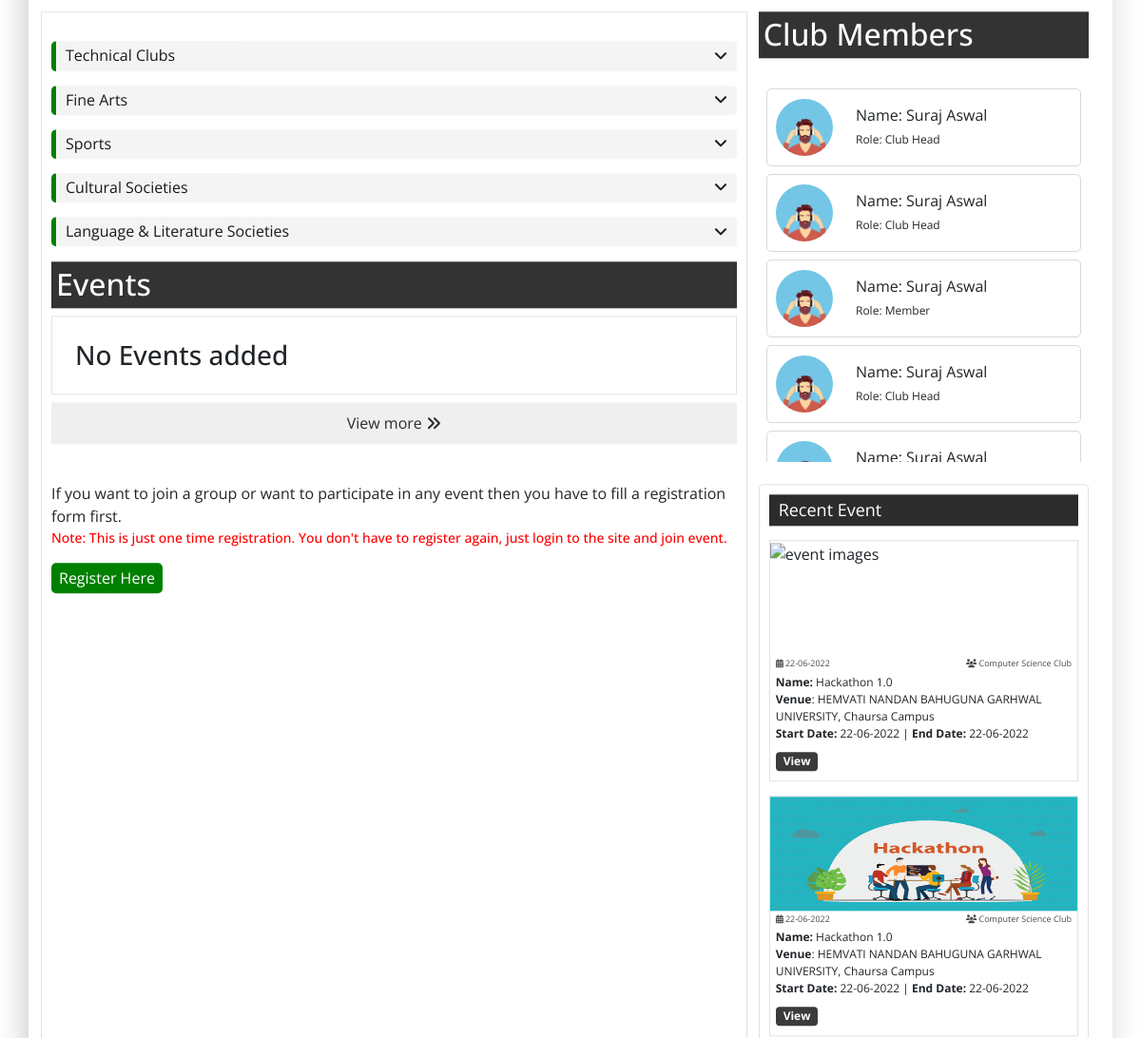
Page /soet.php (middle part) on the earlier database version.
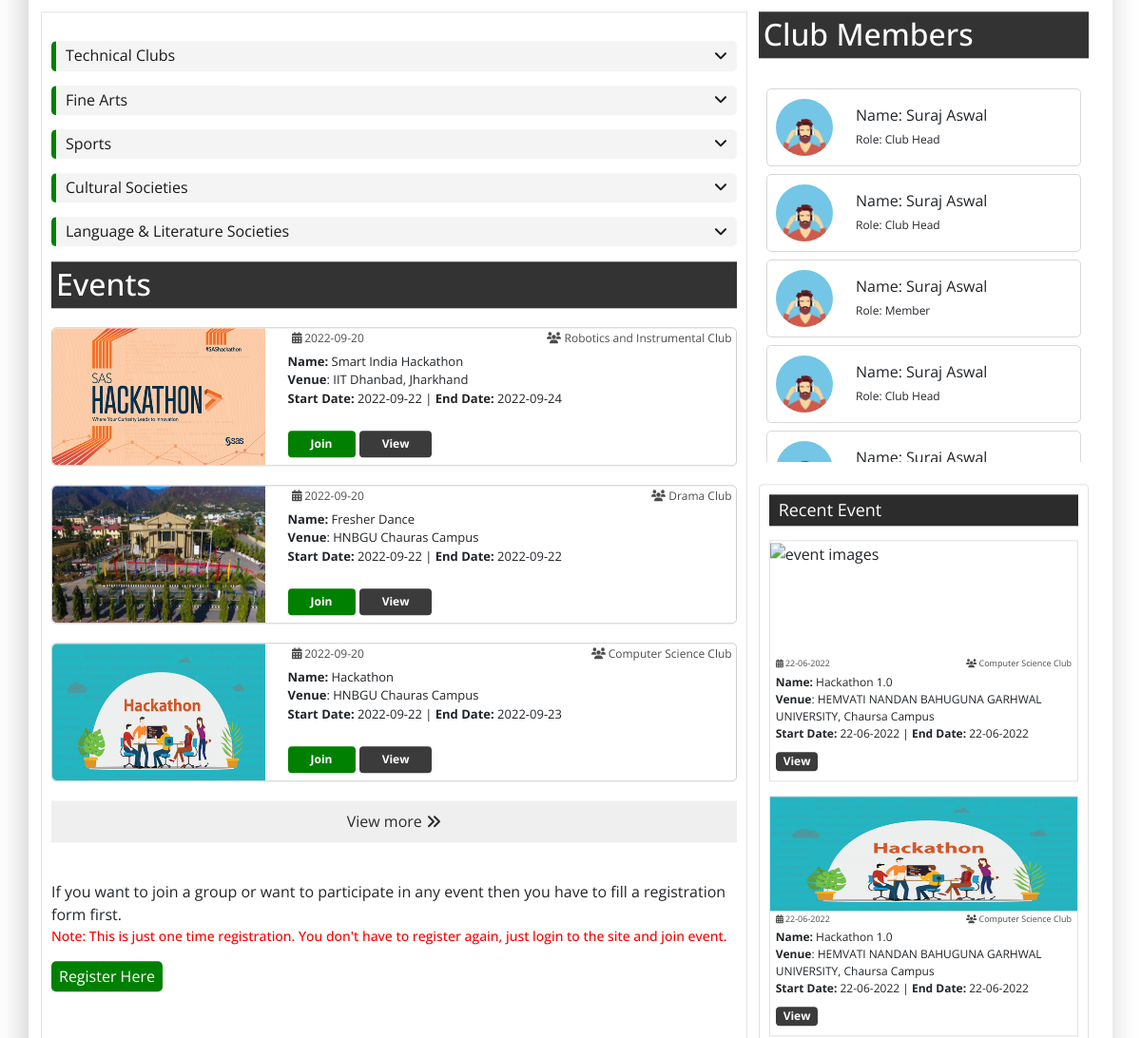
Same page on the later database version.
### events-component.php (the view, shortened to what this page needs)
<div class="col-md-12">
              <div class="event-container">
                <h2 class="pr-center-2"><span>Events</span>
                </h2>
                <?php
                  $event_view = 'SELECT * FROM `event-list`';
                  $event_output = mysqli_query($conn,$event_view);
                  if(mysqli_num_rows($event_output)){
                    while($data=mysqli_fetch_assoc($event_output)){
                ?>
                <div class="event-box">
                  <div class="row">
                    <div class="col-md-4">
                      <div class="event-img">
                        <img
                          src="upload-image/<?php echo $data['event_image'] ?>"
                          alt="event images"
                        />
                      </div>
                    </div>
                    <div class="col-md-8">
                      <div class="event-meta">
                        <span
                          ><i class="fas fa-calendar-alt"></i> <?php echo $data['date'] ?></span
                        >
                        <span><i class="fas fa-users"></i> <?php echo $data['organizer'] ?></span>
                      </div>
                      <div class="event-description mt-1">
                        <span><strong>Name:</strong> <?php echo $data['event_name'] ?></span>
                        <span>
                          <strong>Venue</strong>: <?php echo $data['event_venue'] ?>
                        </span>
                        <span>
                          <strong>Start Date:</strong> <?php echo $data['start_date'] ?> |
                          <strong>End Date:</strong> <?php echo $data['end_date'] ?>
                        </span>
                      </div>
                      <div class="event-join mt-1">
                        <a href="join_event" class="badge p-2 px-4">Join</a>
                        <a href="event_view?event_id=<?php echo $data['id']; ?>" class="badge p-2 px-4"
                          >View</a
                        >
                      </div>
                    </div>
                  </div>
                </div>
                <?php
                    }
                  }else{
                    echo"<h3 class='border p-4 border-dotted'>No Events added</h3>";
                  }
                ?>
              </div>
</div>

Differences in the rows shown:
added event-list: event_image (picture), date "2022-09-20", organizer "Robotics and Instrumental Club", event_name "Smart India Hackathon", event_venue "IIT Dhanbad, Jharkhand", start_date "2022-09-22", end_date "2022-09-24"
added event-list: event_image (picture), date "2022-09-20", organizer "Drama Club", event_name "Fresher Dance", event_venue "HNBGU Chauras Campus", start_date "2022-09-22", end_date "2022-09-22"
added event-list: event_image (picture), date "2022-09-20", organizer "Computer Science Club", event_name "Hackathon", event_venue "HNBGU Chauras Campus", start_date "2022-09-22", end_date "2022-09-23"
Other differences:
text no longer shown: "No Events added"
